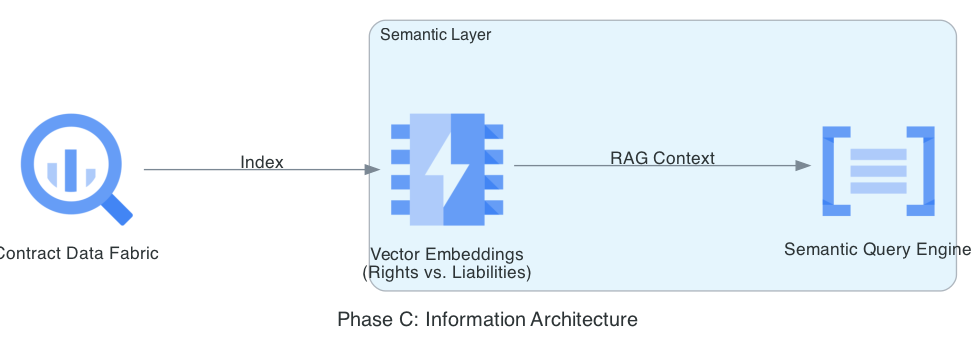

This figure's Python source:
from diagrams import Diagram, Cluster, Edge
from diagrams.gcp.analytics import BigQuery, DataCatalog
from diagrams.gcp.ml import NaturalLanguageAPI
from diagrams.gcp.database import Memorystore

graph_attr = {"pad": "0.1", "nodesep": "1.2", "ranksep": "2.0", "bgcolor": "transparent"}

with Diagram("Phase C: Information Architecture", show=False, filename="contractguard_phase_c_info", direction="LR", graph_attr=graph_attr):
    contracts = BigQuery("Contract Data Fabric")
    
    with Cluster("Semantic Layer"):
        vectors = Memorystore("Vector Embeddings\n(Rights vs. Liabilities)")
        search = NaturalLanguageAPI("Semantic Query Engine")

    contracts >> Edge(label="Index") >> vectors
    vectors >> Edge(label="RAG Context") >> search
